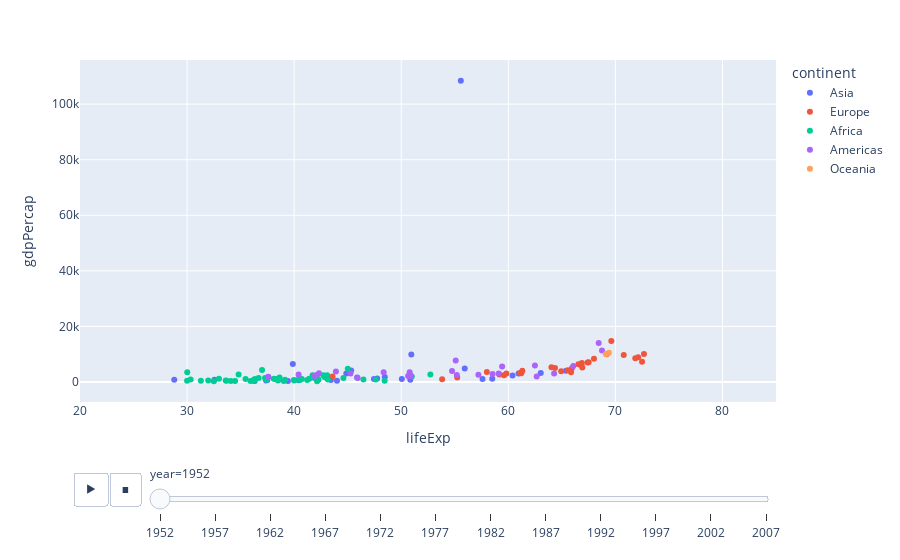

Notebook cell for this chart:
### Code cell
px.scatter(gap,x='lifeExp',y='gdpPercap',hover_data='country',animation_frame='year',color='continent',animation_group='country',range_x=(20,85))

### Figure 1 — Plotly figure (JSON) as saved in the notebook; plotly's stock layout.template omitted (floating-point values rounded to 4 significant figures)
{"data": [{"customdata": [["Afghanistan"], ["Bahrain"], ["Bangladesh"], ["Cambodia"], ["China"], ["Hong Kong, China"], ["India"], ["Indonesia"], ["Iran"], ["Iraq"], ["Israel"], ["Japan"], ["Jordan"], ["Korea, Dem. Rep."], ["Korea, Rep."], ["Kuwait"], ["Lebanon"], ["Malaysia"], ["Mongolia"], ["Myanmar"], ["Nepal"], ["Oman"], ["Pakistan"], ["Philippines"], ["Saudi Arabia"], ["Singapore"], ["Sri Lanka"], ["Syria"], ["Taiwan"], ["Thailand"], ["Vietnam"], ["West Bank and Gaza"], ["Yemen, Rep."]], "hovertemplate": "continent=Asia<br>year=1952<br>lifeExp=%{x}<br>gdpPercap=%{y}<br>country=%{customdata[0]}<extra></extra>", "ids": ["Afghanistan", "Bahrain", "Bangladesh", "Cambodia", "China", "Hong Kong, China", "India", "Indonesia", "Iran", "Iraq", "Israel", "Japan", "Jordan", "Korea, Dem. Rep.", "Korea, Rep.", "Kuwait", "Lebanon", "Malaysia", "Mongolia", "Myanmar", "Nepal", "Oman", "Pakistan", "Philippines", "Saudi Arabia", "Singapore", "Sri Lanka", "Syria", "Taiwan", "Thailand", "Vietnam", "West Bank and Gaza", "Yemen, Rep."], "legendgroup": "Asia", "marker": {"color": "#636efa", "symbol": "circle"}, "mode": "markers", "name": "Asia", "orientation": "v", "showlegend": true, "type": "scatter", "x": [28.8, 50.94, 37.48, 39.42, 44.0, 60.96, 37.37, 37.47, 44.87, 45.32, 65.39, 63.03, 43.16, 50.06, 47.45, 55.56, 55.93, 48.46, 42.24, 36.32, 36.16, 37.58, 43.44, 47.75, 39.88, 60.4, 57.59, 45.88, 58.5, 50.85, 40.41, 43.16, 32.55], "xaxis": "x", "y": [779.4, 9867.0, 684.2, 368.5, 400.4, 3054.0, 546.6, 749.7, 3035.0, 4130.0, 4087.0, 3217.0, 1547.0, 1088.0, 1031.0, 108400.0, 4835.0, 1831.0, 786.6, 331.0, 545.9, 1828.0, 684.6, 1273.0, 6460.0, 2315.0, 1084.0, 1643.0, 1207.0, 757.8, 605.1, 1516.0, 781.7], "yaxis": "y"}, {"customdata": [["Albania"], ["Austria"], ["Belgium"], ["Bosnia and Herzegovina"], ["Bulgaria"], ["Croatia"], ["Czech Republic"], ["Denmark"], ["Finland"], ["France"], ["Germany"], ["Greece"], ["Hungary"], ["Iceland"], ["Ireland"], ["Italy"], ["Montenegro"], ["Netherlands"], ["Norway"], ["Poland"], ["Portugal"], ["Romania"], ["Serbia"], ["Slovak Republic"], ["Slovenia"], ["Spain"], ["Sweden"], ["Switzerland"], ["Turkey"], ["United Kingdom"]], "hovertemplate": "continent=Europe<br>year=1952<br>lifeExp=%{x}<br>gdpPercap=%{y}<br>country=%{customdata[0]}<extra></extra>", "ids": ["Albania", "Austria", "Belgium", "Bosnia and Herzegovina", "Bulgaria", "Croatia", "Czech Republic", "Denmark", "Finland", "France", "Germany", "Greece", "Hungary", "Iceland", "Ireland", "Italy", "Montenegro", "Netherlands", "Norway", "Poland", "Portugal", "Romania", "Serbia", "Slovak Republic", "Slovenia", "Spain", "Sweden", "Switzerland", "Turkey", "United Kingdom"], "legendgroup": "Europe", "marker": {"color": "#EF553B", "symbol": "circle"}, "mode": "markers", "name": "Europe", "orientation": "v", "showlegend": true, "type": "scatter", "x": [55.23, 66.8, 68.0, 53.82, 59.6, 61.21, 66.87, 70.78, 66.55, 67.41, 67.5, 65.86, 64.03, 72.49, 66.91, 65.94, 59.16, 72.13, 72.67, 61.31, 59.82, 61.05, 58.0, 64.36, 65.57, 64.94, 71.86, 69.62, 43.59, 69.18], "xaxis": "x", "y": [1601.0, 6137.0, 8343.0, 973.5, 2444.0, 3119.0, 6876.0, 9692.0, 6425.0, 7030.0, 7144.0, 3531.0, 5264.0, 7268.0, 5210.0, 4931.0, 2648.0, 8942.0, 10100.0, 4029.0, 3068.0, 3145.0, 3581.0, 5075.0, 4215.0, 3834.0, 8528.0, 14730.0, 1969.0, 9980.0], "yaxis": "y"}, {"customdata": [["Algeria"], ["Angola"], ["Benin"], ["Botswana"], ["Burkina Faso"], ["Burundi"], ["Cameroon"], ["Central African Republic"], ["Chad"], ["Comoros"], ["Congo, Dem. Rep."], ["Congo, Rep."], ["Cote d'Ivoire"], ["Djibouti"], ["Egypt"], ["Equatorial Guinea"], ["Eritrea"], ["Ethiopia"], ["Gabon"], ["Gambia"], ["Ghana"], ["Guinea"], ["Guinea-Bissau"], ["Kenya"], ["Lesotho"], ["Liberia"], ["Libya"], ["Madagascar"], ["Malawi"], ["Mali"], ["Mauritania"], ["Mauritius"], ["Morocco"], ["Mozambique"], ["Namibia"], ["Niger"], ["Nigeria"], ["Reunion"], ["Rwanda"], ["Sao Tome and Principe"], ["Senegal"], ["Sierra Leone"], ["Somalia"], ["South Africa"], ["Sudan"], ["Swaziland"], ["Tanzania"], ["Togo"], ["Tunisia"], ["Uganda"], ["Zambia"], ["Zimbabwe"]], "hovertemplate": "continent=Africa<br>year=1952<br>lifeExp=%{x}<br>gdpPercap=%{y}<br>country=%{customdata[0]}<extra></extra>", "ids": ["Algeria", "Angola", "Benin", "Botswana", "Burkina Faso", "Burundi", "Cameroon", "Central African Republic", "Chad", "Comoros", "Congo, Dem. Rep.", "Congo, Rep.", "Cote d'Ivoire", "Djibouti", "Egypt", "Equatorial Guinea", "Eritrea", "Ethiopia", "Gabon", "Gambia", "Ghana", "Guinea", "Guinea-Bissau", "Kenya", "Lesotho", "Liberia", "Libya", "Madagascar", "Malawi", "Mali", "Mauritania", "Mauritius", "Morocco", "Mozambique", "Namibia", "Niger", "Nigeria", "Reunion", "Rwanda", "Sao Tome and Principe", "Senegal", "Sierra Leone", "Somalia", "South Africa", "Sudan", "Swaziland", "Tanzania", "Togo", "Tunisia", "Uganda", "Zambia", "Zimbabwe"], "legendgroup": "Africa", "marker": {"color": "#00cc96", "symbol": "circle"}, "mode": "markers", "name": "Africa", "orientation": "v", "showlegend": true, "type": "scatter", "x": [43.08, 30.02, 38.22, 47.62, 31.98, 39.03, 38.52, 35.46, 38.09, 40.72, 39.14, 42.11, 40.48, 34.81, 41.89, 34.48, 35.93, 34.08, 37.0, 30.0, 43.15, 33.61, 32.5, 42.27, 42.14, 38.48, 42.72, 36.68, 36.26, 33.69, 40.54, 50.99, 42.87, 31.29, 41.73, 37.44, 36.32, 52.72, 40.0, 46.47, 37.28, 30.33, 32.98, 45.01, 38.63, 41.41, 41.22, 38.6, 44.6, 39.98, 42.04, 48.45], "xaxis": "x", "y": [2449.0, 3521.0, 1063.0, 851.2, 543.3, 339.3, 1173.0, 1071.0, 1179.0, 1103.0, 780.5, 2126.0, 1389.0, 2670.0, 1419.0, 375.6, 328.9, 362.1, 4293.0, 485.2, 911.3, 510.2, 299.9, 853.5, 298.8, 575.6, 2388.0, 1443.0, 369.2, 452.3, 743.1, 1968.0, 1688.0, 468.5, 2424.0, 761.9, 1077.0, 2719.0, 493.3, 879.6, 1450.0, 879.8, 1136.0, 4725.0, 1616.0, 1148.0, 716.7, 859.8, 1468.0, 734.8, 1147.0, 406.9], "yaxis": "y"}, {"customdata": [["Argentina"], ["Bolivia"], ["Brazil"], ["Canada"], ["Chile"], ["Colombia"], ["Costa Rica"], ["Cuba"], ["Dominican Republic"], ["Ecuador"], ["El Salvador"], ["Guatemala"], ["Haiti"], ["Honduras"], ["Jamaica"], ["Mexico"], ["Nicaragua"], ["Panama"], ["Paraguay"], ["Peru"], ["Puerto Rico"], ["Trinidad and Tobago"], ["United States"], ["Uruguay"], ["Venezuela"]], "hovertemplate": "continent=Americas<br>year=1952<br>lifeExp=%{x}<br>gdpPercap=%{y}<br>country=%{customdata[0]}<extra></extra>", "ids": ["Argentina", "Bolivia", "Brazil", "Canada", "Chile", "Colombia", "Costa Rica", "Cuba", "Dominican Republic", "Ecuador", "El Salvador", "Guatemala", "Haiti", "Honduras", "Jamaica", "Mexico", "Nicaragua", "Panama", "Paraguay", "Peru", "Puerto Rico", "Trinidad and Tobago", "United States", "Uruguay", "Venezuela"], "legendgroup": "Americas", "marker": {"color": "#ab63fa", "symbol": "circle"}, "mode": "markers", "name": "Americas", "orientation": "v", "showlegend": true, "type": "scatter", "x": [62.48, 40.41, 50.92, 68.75, 54.74, 50.64, 57.21, 59.42, 45.93, 48.36, 45.26, 42.02, 37.58, 41.91, 58.53, 50.79, 42.31, 55.19, 62.65, 43.9, 64.28, 59.1, 68.44, 66.07, 55.09], "xaxis": "x", "y": [5911.0, 2677.0, 2109.0, 11370.0, 3940.0, 2144.0, 2627.0, 5587.0, 1398.0, 3522.0, 3048.0, 2428.0, 1840.0, 2195.0, 2899.0, 3478.0, 3112.0, 2480.0, 1952.0, 3759.0, 3082.0, 3023.0, 13990.0, 5717.0, 7690.0], "yaxis": "y"}, {"customdata": [["Australia"], ["New Zealand"]], "hovertemplate": "continent=Oceania<br>year=1952<br>lifeExp=%{x}<br>gdpPercap=%{y}<br>country=%{customdata[0]}<extra></extra>", "ids": ["Australia", "New Zealand"], "legendgroup": "Oceania", "marker": {"color": "#FFA15A", "symbol": "circle"}, "mode": "markers", "name": "Oceania", "orientation": "v", "showlegend": true, "type": "scatter", "x": [69.12, 69.39], "xaxis": "x", "y": [10040.0, 10560.0], "yaxis": "y"}], "layout": {"legend": {"title": {"text": "continent"}, "tracegroupgap": 0}, "margin": {"t": 60}, "sliders": [{"active": 0, "currentvalue": {"prefix": "year="}, "len": 0.9, "pad": {"b": 10, "t": 60}, "steps": [{"args": [["1952"], {"frame": {"duration": 0, "redraw": false}, "fromcurrent": true, "mode": "immediate", "transition": {"duration": 0, "easing": "linear"}}], "label": "1952", "method": "animate"}, {"args": [["1957"], {"frame": {"duration": 0, "redraw": false}, "fromcurrent": true, "mode": "immediate", "transition": {"duration": 0, "easing": "linear"}}], "label": "1957", "method": "animate"}, {"args": [["1962"], {"frame": {"duration": 0, "redraw": false}, "fromcurrent": true, "mode": "immediate", "transition": {"duration": 0, "easing": "linear"}}], "label": "1962", "method": "animate"}, {"args": [["1967"], {"frame": {"duration": 0, "redraw": false}, "fromcurrent": true, "mode": "immediate", "transition": {"duration": 0, "easing": "linear"}}], "label": "1967", "method": "animate"}, {"args": [["1972"], {"frame": {"duration": 0, "redraw": false}, "fromcurrent": true, "mode": "immediate", "transition": {"duration": 0, "easing": "linear"}}], "label": "1972", "method": "animate"}, {"args": [["1977"], {"frame": {"duration": 0, "redraw": false}, "fromcurrent": true, "mode": "immediate", "transition": {"duration": 0, "easing": "linear"}}], "label": "1977", "method": "animate"}, {"args": [["1982"], {"frame": {"duration": 0, "redraw": false}, "fromcurrent": true, "mode": "immediate", "transition": {"duration": 0, "easing": "linear"}}], "label": "1982", "method": "animate"}, {"args": [["1987"], {"frame": {"duration": 0, "redraw": false}, "fromcurrent": true, "mode": "immediate", "transition": {"duration": 0, "easing": "linear"}}], "label": "1987", "method": "animate"}, {"args": [["1992"], {"frame": {"duration": 0, "redraw": false}, "fromcurrent": true, "mode": "immediate", "transition": {"duration": 0, "easing": "linear"}}], "label": "1992", "method": "animate"}, {"args": [["1997"], {"frame": {"duration": 0, "redraw": false}, "fromcurrent": true, "mode": "immediate", "transition": {"duration": 0, "easing": "linear"}}], "label": "1997", "method": "animate"}, {"args": [["2002"], {"frame": {"duration": 0, "redraw": false}, "fromcurrent": true, "mode": "immediate", "transition": {"duration": 0, "easing": "linear"}}], "label": "2002", "method": "animate"}, {"args": [["2007"], {"frame": {"duration": 0, "redraw": false}, "fromcurrent": true, "mode": "immediate", "transition": {"duration": 0, "easing": "linear"}}], "label": "2007", "method": "animate"}], "x": 0.1, "xanchor": "left", "y": 0, "yanchor": "top"}], "updatemenus": [{"buttons": [{"args": [null, {"frame": {"duration": 500, "redraw": false}, "fromcurrent": true, "mode": "immediate", "transition": {"duration": 500, "easing": "linear"}}], "label": "&#9654;", "method": "animate"}, {"args": [[null], {"frame": {"duration": 0, "redraw": false}, "fromcurrent": true, "mode": "immediate", "transition": {"duration": 0, "easing": "linear"}}], "label": "&#9724;", "method": "animate"}], "direction": "left", "pad": {"r": 10, "t": 70}, "showactive": false, "type": "buttons", "x": 0.1, "xanchor": "right", "y": 0, "yanchor": "top"}], "xaxis": {"anchor": "y", "domain": [0, 1], "range": [20, 85], "title": {"text": "lifeExp"}}, "yaxis": {"anchor": "x", "domain": [0, 1], "title": {"text": "gdpPercap"}}}}
